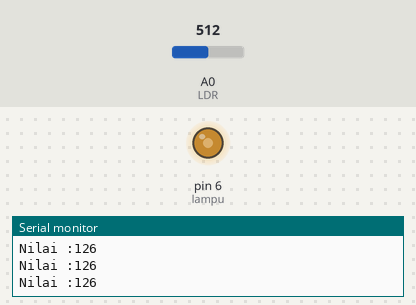
Simulated run of this sketch. Board: Arduino Uno, built with avr-gcc and run on an emulated ATmega328P. Shown: output pins drawn as LEDs (lit = HIGH), the last lines printed to the serial monitor. Inputs (shaded band) come from the test bench; at power-on: A0 (LDR) = 512.

Above: at 1.2 s.
1.3 s: A0 (LDR) set to 716
At 1.7 s:
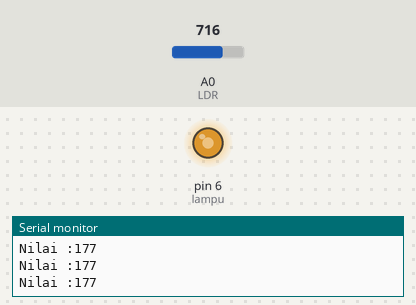
2.8 s: A0 (LDR) set to 122
At 3.9 s:
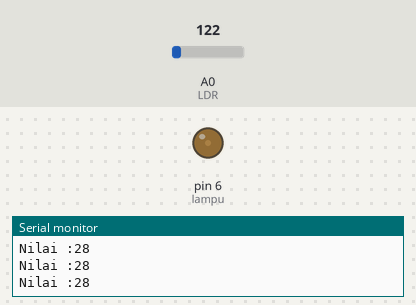
4.3 s: A0 (LDR) set to 0
At 5.0 s:
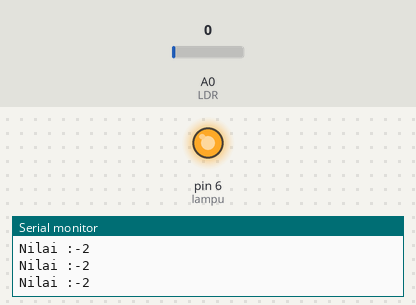
5.8 s: A0 (LDR) set to 3
At 6.1 s:
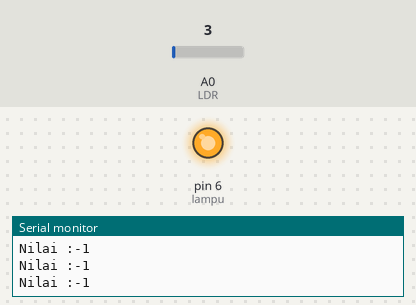
8.8 s: A0 (LDR) set to 6
At 9.8 s:
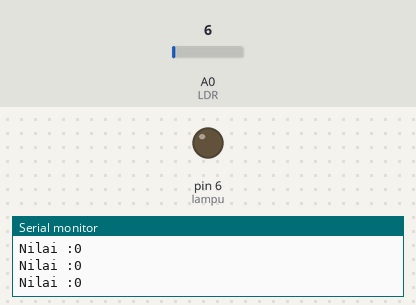
Timing chart, 0 to 11.3 s (numbered marks = the images above; inputs shaded):
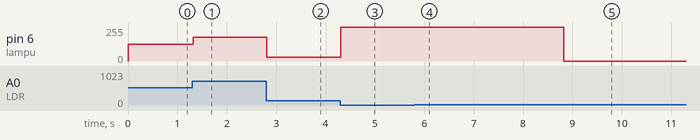

The sketch:

1._LDR.ino
```cpp
//Inisialisasi
int LDR=A0;
int lampu=6;


void setup() {
//Pin Mode Sensor
Serial.begin(9600);
pinMode(lampu, OUTPUT);
}

void loop() {
//Baca Sensor
int BacaLDR=analogRead(LDR);
BacaLDR = map(BacaLDR, 8,1023,0,255);

//Print ke Serial
Serial.print("Nilai :");
Serial.print(BacaLDR);
Serial.println();
//Logika Program
analogWrite(lampu, BacaLDR);
//if (BacaLDR > 400){
//  digitalWrite(lampu, HIGH);
//}
//else{
//  digitalWrite(lampu, LOW);
//  }


}
```

Measured:
- the behaviour switches between 4 and 5 on A0 (LDR) (found by bisection; images 4 and 5)
- after the input at 1.3 s, pin 6 (lampu): 126/255 → 177/255 at once
- after the input at 2.8 s, pin 6 (lampu): 177/255 → 28/255 at once
- after the input at 4.3 s, pin 6 (lampu): 28/255 → 254/255 at once
- after the input at 5.8 s, pin 6 (lampu): 254/255 → 255/255 at once
- after the input at 8.8 s, pin 6 (lampu): 255/255 → 0/255 at once
